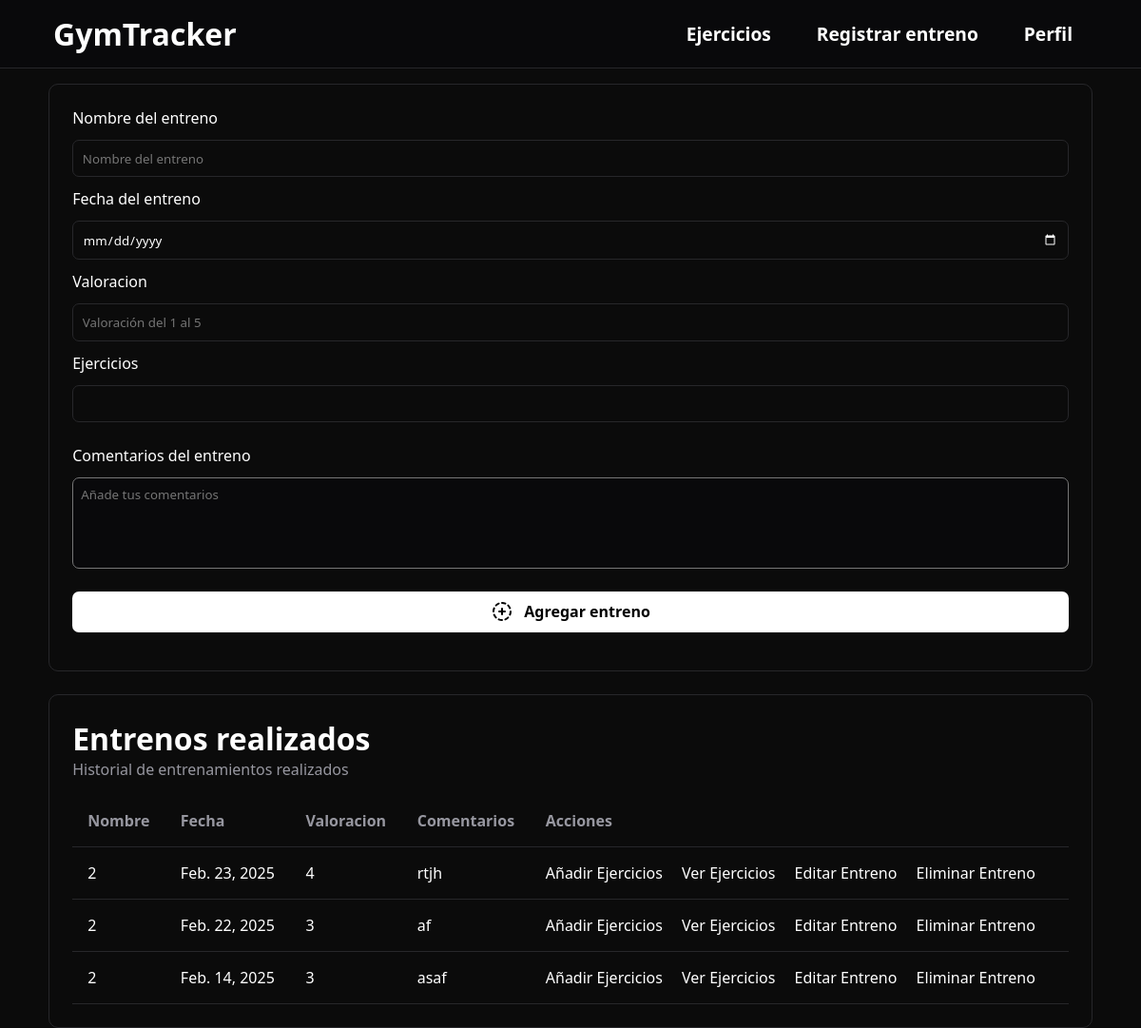
The page /registrarEntreno (signed in) on the database as committed earlier.
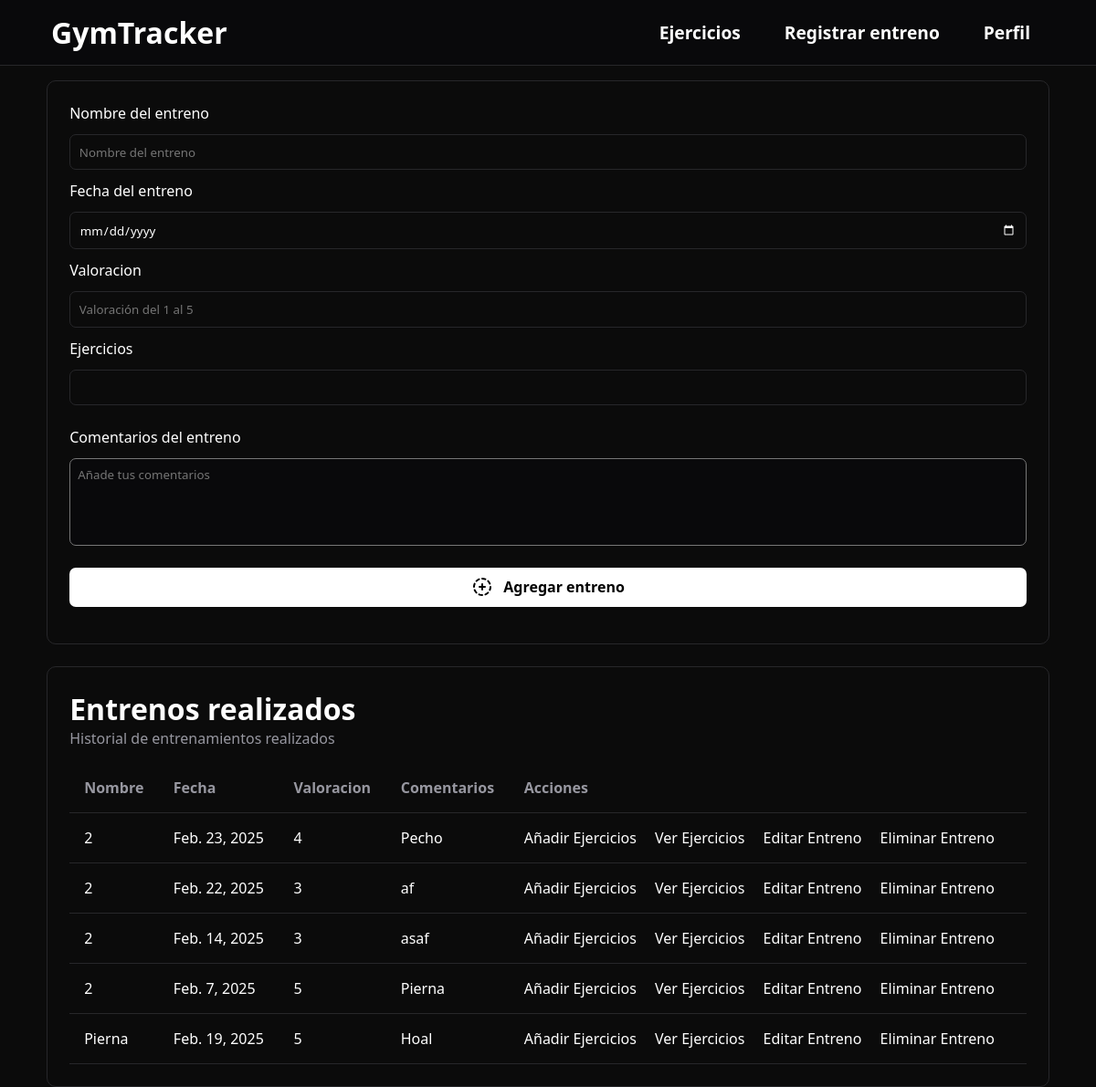
The same page on the database as committed later.
### gymApp/models.py (models this page shows, shortened)
class Entreno(models.Model):
    usuario = models.ForeignKey(User, on_delete=models.CASCADE)
    nombre = models.CharField(max_length=100)
    fecha = models.DateField()
    valoracion = models.IntegerField()
    numero_ejercicios = models.IntegerField()
    comentarios = models.CharField(max_length=300, null=True)
    class Meta:
        verbose_name = 'Entreno'
        verbose_name_plural = 'Entrenos'

### gymApp/views.py (the view, shortened to what this page needs)
# urls.py: path('registrarEntreno', RegistrarEntreno.as_view(), name='registrarEntreno'),
class RegistrarEntreno(LoginRequiredMixin, CreateView):
    model = Entreno
    template_name = 'gymApp/registrarEntreno.html'
    form_class = RegistrarEntrenamiento
    success_url = reverse_lazy('registrarEntreno')
    def get_context_data(self, **kwargs):
        contexto = super().get_context_data(**kwargs)
        contexto['entrenos'] = Entreno.objects.filter(usuario=self.request.user)
        return contexto

### gymApp/forms.py
class RegistrarEntrenamiento(forms.ModelForm):
    class Meta:
        model = Entreno
        fields = ['nombre', 'fecha', 'valoracion', 'numero_ejercicios', 'comentarios']
        widgets = {
            'nombre': forms.TextInput(attrs={
                'placeholder': 'Nombre del entreno'
            }),
            'fecha': forms.DateInput(attrs={
                'type': 'date'
            }),
            'valoracion': forms.NumberInput(attrs={
                'min': 1,
                'max': 5,
                'placeholder': 'Valoración del 1 al 5'
            }),
            'comentarios': forms.Textarea(attrs={
                'placeholder': 'Añade tus comentarios',
                'style': 'resize:none;'
            }),
        }

### gymApp/templates/gymApp/registrarEntreno.html (shortened to what this page needs)
{% extends 'gymApp/base.html' %}
{% block header %}
    <header class="header-noprincipal">
        <a href="{% url 'principal' %}">
            <h1>GymTracker</h1>
        </a>
        <div class="lista-enlaces">
            <a href="{% url 'anadirEjercicio' %}">Ejercicios</a>
            <a href="{% url 'registrarEntreno' %}">Registrar entreno</a>
            {% if user.is_authenticated %}
                    <a class="open_submenu">Perfil</a>
            {% else %}
                    <a href="{% url 'login' %}">Iniciar sesión</a>
                    <a href="{% url 'registroUsuario' %}">Registrate</a>
            {% endif %}
        </div>
    </header>
{% endblock %}
{% block contenido %}
<main id="main-entreno">
    <section id="registro-entreno">
        <form action="" method="post" id="form-entreno">
            <label>Nombre del entreno</label>
            {{ form.nombre }}
            <label>Fecha del entreno</label>
            {{ form.fecha }}
            <label>Valoracion</label>
            {{ form.valoracion }}
            <label>Ejercicios</label>
            {{ form.numero_ejercicios }}
            <div id="div-comentarios">
                <label id="label-comentario">Comentarios del entreno</label>
                {{ form.comentarios }}
            </div>
            <button type="submit" class="boton-agregar">
                    Agregar entreno
                </button>
        </form>
    </section>
    <section id="seccion-entrenos">
        <h1>Entrenos realizados</h1>
        <p>Historial de entrenamientos realizados</p>
        {% if entrenos %}
            <table class="tabla">
                <thead>
                    <tr>
                        <th>Nombre</th>
                        <th>Fecha</th>
                        <th>Valoracion</th>
                        <th>Comentarios</th>
                        <th>Acciones</th>
                    </tr>
                </thead>
                <tbody>
                    {% for entreno in entrenos %}
                        <tr>
                            <td>{{ entreno.nombre }}</td>
                            <td>{{ entreno.fecha }}</td>
                            <td>{{ entreno.valoracion }}</td>
                            <td>{{ entreno.comentarios }}</td>
                            <td>
                                <a href="{% url 'anadirEjercicioRealizado' entreno.id %}">Añadir Ejercicios</a>
                                <a href="{% url 'listaEjerciciosDeUnEntreno' entreno.id %}">Ver Ejercicios</a>
                                <a href="{% url 'editarEntreno' entreno.id %}">Editar Entreno</a>
                                <a href="{% url 'borrarEntreno' entreno.id %}">Eliminar Entreno</a>
                            </td>
                        </tr>
                    {% endfor %}
                </tbody>
            </table>
        {% else %}
            <p>No hay entrenamientos registrados</p>
        {% endif %}
    </section>
</main>
{% endblock %}

Rows that differ between the two databases and show on the page:
changed Entreno: comentarios "rtjh" → "Pecho"
added Entreno: nombre "2", fecha "Feb. 7, 2025", valoracion "5", comentarios "Pierna"
added Entreno: nombre "Pierna", fecha "Feb. 19, 2025", valoracion "5", comentarios "Hoal"
